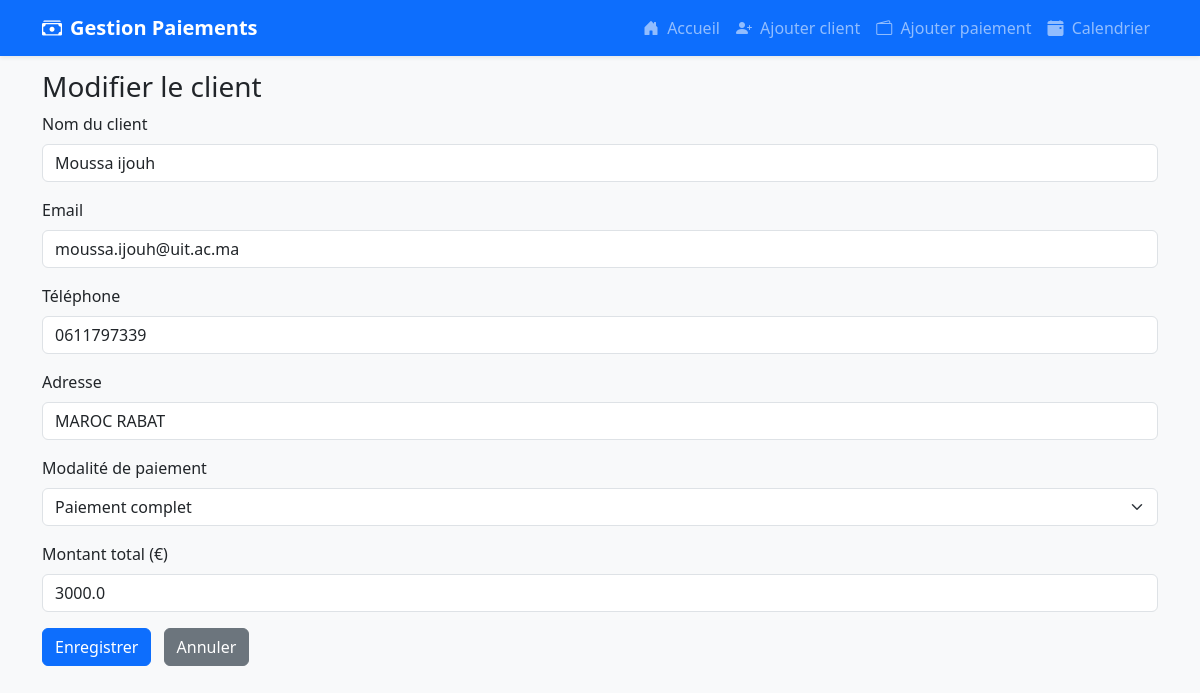
The page /modifier-client/1 on the database its author committed.
### app.py (models this page shows)
class Client(db.Model):
    id = db.Column(db.Integer, primary_key=True)
    nom = db.Column(db.String(100), nullable=False)
    email = db.Column(db.String(100), unique=True, nullable=False)
    telephone = db.Column(db.String(20))
    adresse = db.Column(db.String(200))
    modalite_paiement = db.Column(db.String(20), nullable=False)
    montant_total = db.Column(db.Float, nullable=False)
    paiements = db.relationship('Paiement', backref='client', lazy=True, cascade="all, delete-orphan")

### app.py (the view, shortened to what this page needs)
@app.route('/modifier-client/<int:id>', methods=['GET', 'POST'])
def modifier_client(id):
    client = Client.query.get_or_404(id)
    return render_template('edit_client.html', client=client)

### templates/edit_client.html (shortened to what this page needs)
{% extends 'layout.html' %}
{% block content %}
<h3>Modifier le client</h3>
<form method="POST" action="{{ url_for('modifier_client', id=client.id) }}">
    <div class="mb-3">
        <label for="nom" class="form-label">Nom du client</label>
        <input type="text" name="nom" id="nom" class="form-control" value="{{ client.nom }}" required />
    </div>
    <div class="mb-3">
        <label for="email" class="form-label">Email</label>
        <input type="email" name="email" id="email" class="form-control" value="{{ client.email }}" required />
    </div>
    <div class="mb-3">
        <label for="telephone" class="form-label">Téléphone</label>
        <input type="text" name="telephone" id="telephone" class="form-control" value="{{ client.telephone }}" />
    </div>
    <div class="mb-3">
        <label for="adresse" class="form-label">Adresse</label>
        <input type="text" name="adresse" id="adresse" class="form-control" value="{{ client.adresse }}" />
    </div>
    <div class="mb-3">
        <label for="modalite_paiement" class="form-label">Modalité de paiement</label>
        <select name="modalite_paiement" id="modalite_paiement" class="form-select" required>
            <option value="complet" {% if client.modalite_paiement == 'complet' %}selected{% endif %}>Paiement complet</option>
        </select>
    </div>
    <div class="mb-3">
        <label for="montant_total" class="form-label">Montant total (€)</label>
        <input type="number" step="0.01" name="montant_total" id="montant_total" class="form-control" value="{{ client.montant_total }}" required />
    </div>
    <button type="submit" class="btn btn-primary">Enregistrer</button>
    <a href="{{ url_for('dashboard') }}" class="btn btn-secondary ms-2">Annuler</a>
</form>
{% endblock %}

### templates/layout.html (style rules this page uses)
body { padding-top: 70px; background-color: #f8f9fa; }

### rows shown on the page
Client: nom "Moussa ijouh", email "moussa.ijouh@uit.ac.ma", telephone "0611797339", adresse "MAROC RABAT", modalite_paiement "Paiement complet", montant_total "3000.0"
